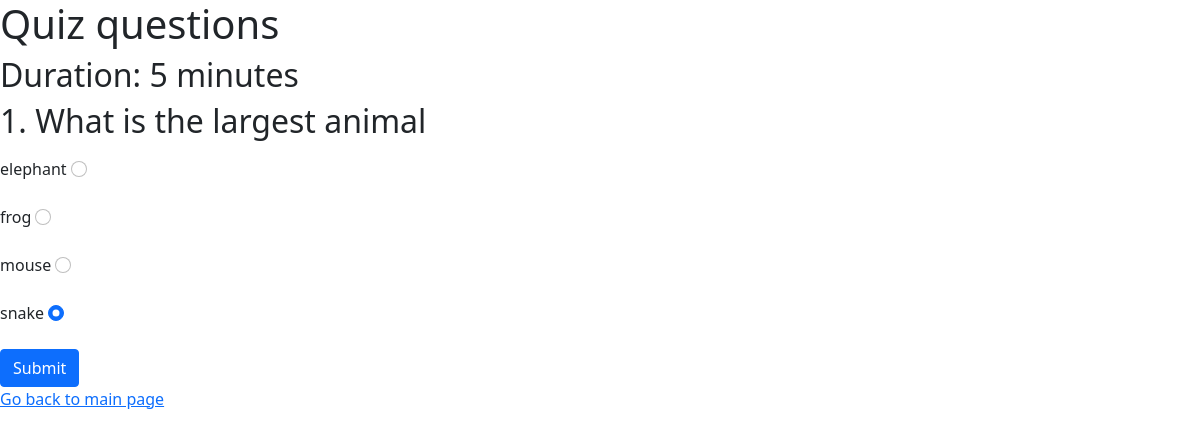
The app's page /quiz.php?id=13&duration=5 with its own data.
### tables this page shows
CREATE TABLE `question` (
  `quiz_id` int(10) UNSIGNED NOT NULL,
  `question` varchar(500) NOT NULL,
  `options` varchar(200) NOT NULL,
  `answer` varchar(200) NOT NULL
);

### quiz.php (the view, shortened to what this page needs)
<?php
	$pdo = new pdo("mysql:host=localhost;dbname=cw2", "root", "");
	$pdo->setAttribute(PDO::ATTR_ERRMODE, PDO::ERRMODE_WARNING);
	if(empty($_POST)){
		echo(questions($pdo));
	}
	else{
		process_attempt($pdo);
	}
	function questions($pdo){
		$start = html_start();
		$middle = "";
		$end = html_end();
		$previous_question = "";
		$quiz_id = $_GET['id'];
		$sql = "SELECT * FROM question
				WHERE quiz_id = $quiz_id";
		$stmt = $pdo->prepare($sql);
		$stmt->execute();
		$stmt->setFetchMode(PDO::FETCH_ASSOC);
		$i = 0;
		while ($row = $stmt->fetch()) {
			$question = $row['question'];
			$option = $row['options'];
			$answer = $row['answer'];
			if($question != $previous_question){
				$i = $i + 1;
				if($_SESSION['type'] == "Teacher"){
					$middle .= "<div class='mb-3'>
									<h2>$i. $question</h2>
									<a href='edit_question.php?id=$quiz_id&question=$question'>Edit/Delete Question</a>
								</div>";
				}
				else{
					$middle .= "<div class='mb-3'>
									<h2>$i. $question</h2>
								</div>";
				}
			}
			$middle .= "<div class='mb-3'>
						    <label for='4' class='form-label'>$option</label>
						    <input type='radio' class='form-check-input' name='$i' id='4' value='$option.:.:.$answer' checked='checked'>
					  	</div>";
			$previous_question = $question;
		}
		return $start . $middle . $end;
	}
	function html_start(){
		$duration = $_GET['duration'];
		return '<!DOCTYPE html>
				<html>
				<head>
					<meta charset="utf-8">
					<meta name="viewport" content="width=device-width, initial-scale=1">
					<link href="https://cdn.jsdelivr.net/npm/bootstrap@5.0.2/dist/css/bootstrap.min.css" rel="stylesheet">
					<title>Quiz questions</title>
				</head>
				<body>
					<h1>Quiz questions</h1>
					<h2>Duration: ' . $duration . ' minutes</h2>
					<form method="POST">';
	}
	function html_end(){
		$duration = $_GET['duration'];
		return '<script type="text/javascript">
					setTimeout(function() {document.getElementById("submit").click();},' . intval($duration) * 60 *1000 . ');
				</script>
				<input type="submit" value="Submit" class="btn btn-primary" id="submit">
				</form>
				<a href="main.php" class="link-primary">Go back to main page</a>
			</body>
			</html>';
	}
?>

### records on screen
question: question "What is the largest animal", options "elephant"
question: options "frog"
question: options "mouse"
question: options "snake"

### other values on screen
$duration "5"
